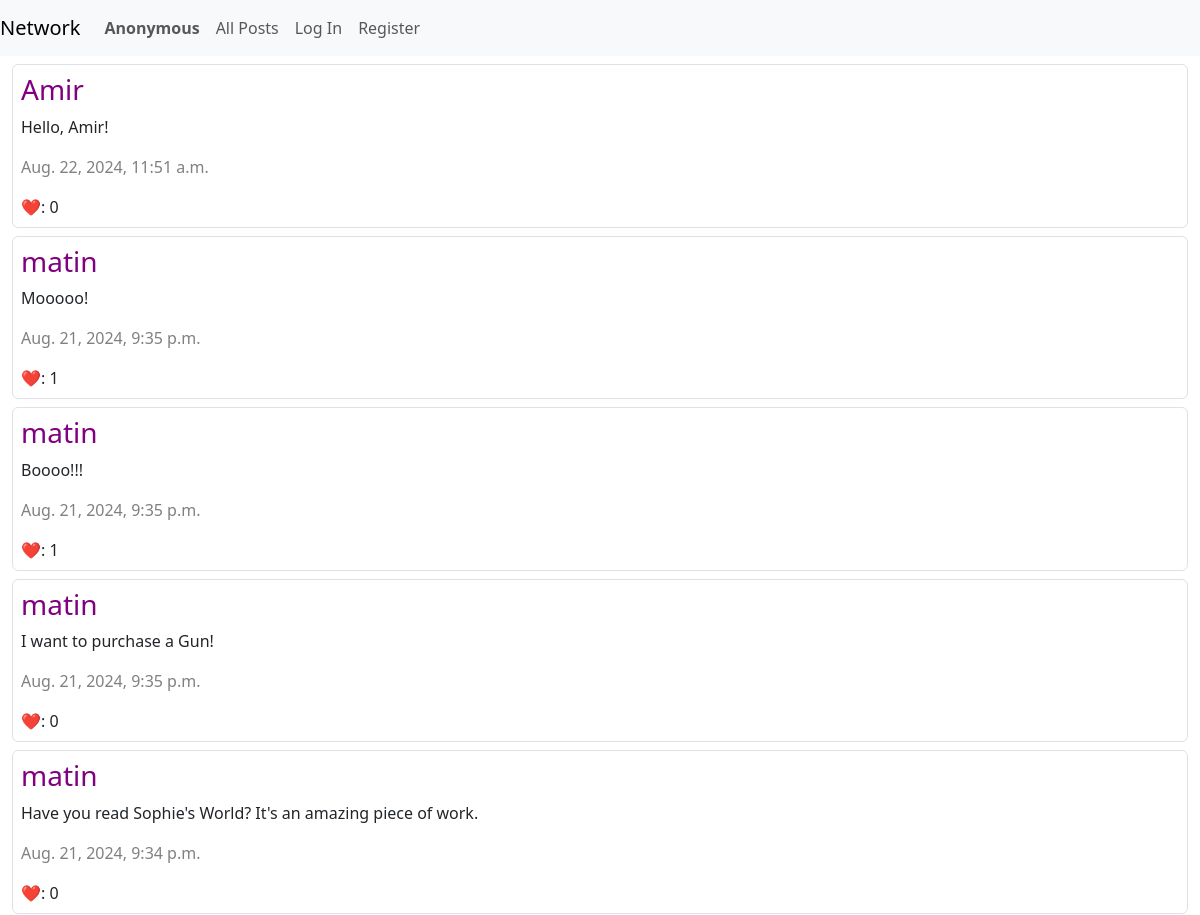
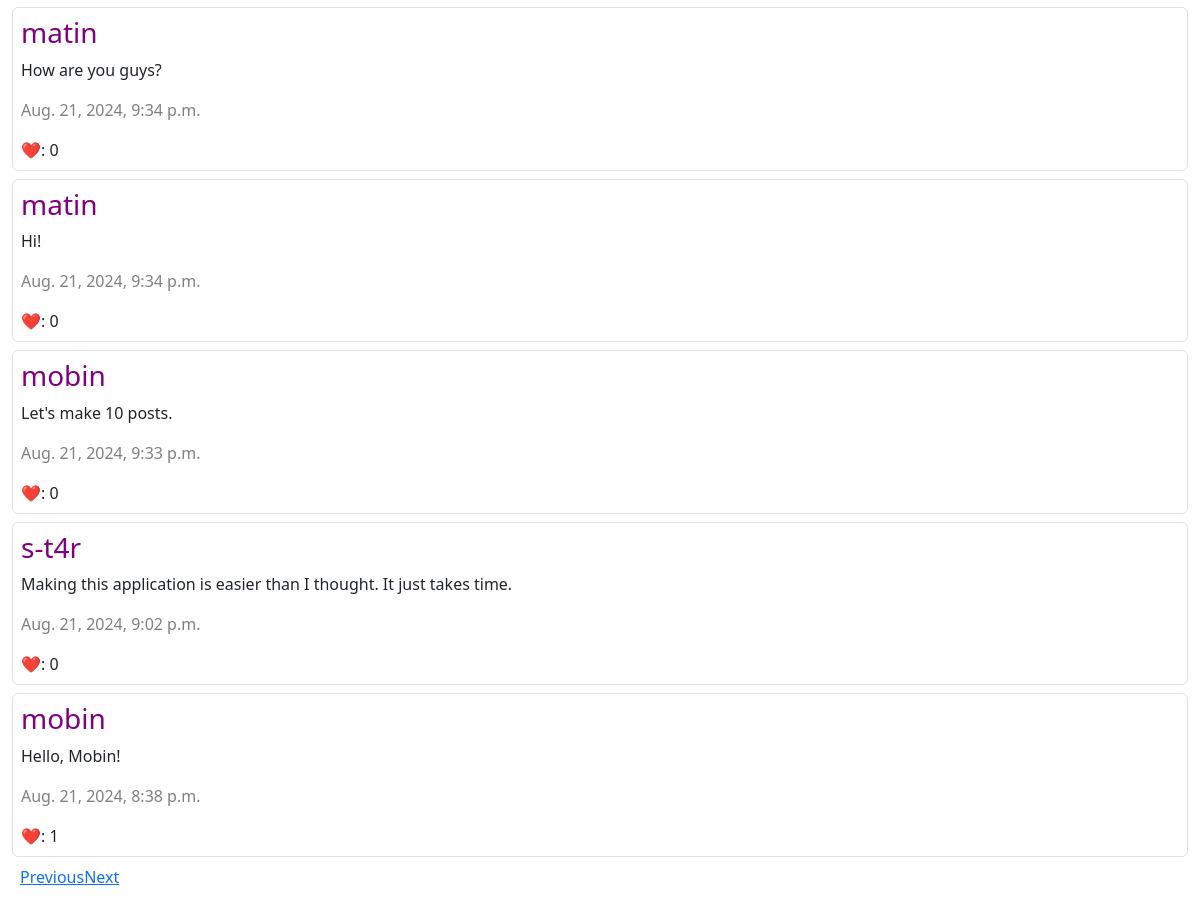
Screenshot of /?page=2 with the database file from the repository (2 pictures, top to bottom).
### network/models.py (models this page shows)
class Posts(models.Model):
    id = models.AutoField(primary_key=True)
    content = models.TextField()
    timestamp = models.DateTimeField(auto_now_add=True)
    user = models.ForeignKey(User, on_delete=models.CASCADE, related_name='user_posts')
    likes = models.ManyToManyField(User, related_name="liked_posts", blank=True)

class User(AbstractUser):
    id = models.AutoField(primary_key=True)
    following = models.ManyToManyField("self", symmetrical=False, related_name="followers", blank=True)

### network/views.py (the view)
# urls.py: path("", views.index, name="index"),
def index(request):
    posts = Posts.objects.all().order_by("-timestamp")
    paginator = Paginator(posts, 10)
    page_number = request.GET.get('page')
    page_obj = paginator.get_page(page_number)
    return render(request, "network/index.html", {
        "page_obj": page_obj,
    })

### network/templates/network/index.html (shortened to what this page needs)
{% extends "network/layout.html" %}
{% load static %}
{% block body %}
    <div class="container-fluid">
    {% for post in page_obj %}
        <div id="{{ post.id }}" class="border rounded-2 p-2 mt-2">
            <h3>
                <a href="{% url 'user_profile' post.user.id %}"
                style="color: purple; text-decoration: none;">
                    {{ post.user }}
                </a>
            </h3>
            <p id="post_content_{{ post.id }}">{{ post.content }}</p>
            <p><span style="color: gray; font-weight: 100;">{{ post.timestamp }}</span></p>
            <span>❤️: <span id="like_count_{{ post.id }}">{{ post.likes.count }}</span></span>
        </div>
        {% endfor %}
        <div class="pagination p-2">
            {% if page_obj.has_previous %}
                <a href="?page={{ page_obj.previous_page_number }}">Previous</a>
            {% endif %}
            {% if page_obj.has_next %}
                <a href="?page={{ page_obj.next_page_number }}">Next</a>
            {% endif %}
        </div>
    </div>
{% endblock %}

### network/templates/network/layout.html (shortened to what this page needs)
{% load static %}
<!DOCTYPE html>
<html lang="en">
    <head>
        <link href="https://cdn.jsdelivr.net/npm/bootstrap@5.3.3/dist/css/bootstrap.min.css" rel="stylesheet">
        <link href="{% static 'network/styles.css' %}" rel="stylesheet">
    </head>
    <body>
        <nav class="navbar navbar-expand-lg navbar-light bg-light">
            <a class="navbar-brand" href="{% url 'index' %}">Network</a>
            <div>
              <ul class="navbar-nav mr-auto">
                {% if request.user.is_authenticated %}
                    <li class="nav-item">
                        <a class="nav-link" href="{% url 'user_profile' request.user.id %}"><strong>{{ user.username }}</strong></a>
                    </li>
                    {% else %}
                    <li class="nav-item">
                        <a class="nav-link" href="{% url 'register' %}">
                            <strong>Anonymous</strong>
                        </a>
                    </li>
                {% endif %}
                <li class="nav-item">
                  <a class="nav-link" href="{% url 'index' %}">All Posts</a>
                </li>
                {% if request.user.is_authenticated %}
                    <li class="nav-item">
                        <a class="nav-link" href="{% url 'following' %}">Following</a>
                    </li>
                    <li class="nav-item">
                        <a class="nav-link" href="{% url 'logout' %}">Log Out</a>
                    </li>
                {% else %}
                    <li class="nav-item">
                        <a class="nav-link" href="{% url 'login' %}">Log In</a>
                    </li>
                    <li class="nav-item">
                        <a class="nav-link" href="{% url 'register' %}">Register</a>
                    </li>
                {% endif %}
              </ul>
            </div>
          </nav>
        <div class="body">
            {% block body %}
            {% endblock %}
        </div>
    </body>
</html>

### rows the page displays
Posts: user "Amir", content "Hello, Amir!", timestamp "Aug. 22, 2024, 11:51 a.m.", likes.count "0"
Posts: user "matin", content "Mooooo!", timestamp "Aug. 21, 2024, 9:35 p.m.", likes.count "1"
Posts: user "matin", content "Boooo!!!", timestamp "Aug. 21, 2024, 9:35 p.m.", likes.count "1"
Posts: user "matin", content "I want to purchase a Gun!", timestamp "Aug. 21, 2024, 9:35 p.m.", likes.count "0"
Posts: user "matin", content "Have you read Sophie's World? It's an amazing piece of work.", timestamp "Aug. 21, 2024, 9:34 p.m.", likes.count "0"
Posts: user "matin", content "How are you guys?", timestamp "Aug. 21, 2024, 9:34 p.m.", likes.count "0"
Posts: user "matin", content "Hi!", timestamp "Aug. 21, 2024, 9:34 p.m.", likes.count "0"
Posts: user "mobin", content "Let's make 10 posts.", timestamp "Aug. 21, 2024, 9:33 p.m.", likes.count "0"
Posts: user "s-t4r", content "Making this application is easier than I thought. It just takes time.", timestamp "Aug. 21, 2024, 9:02 p.m.", likes.count "0"
Posts: user "mobin", content "Hello, Mobin!", timestamp "Aug. 21, 2024, 8:38 p.m.", likes.count "1"
